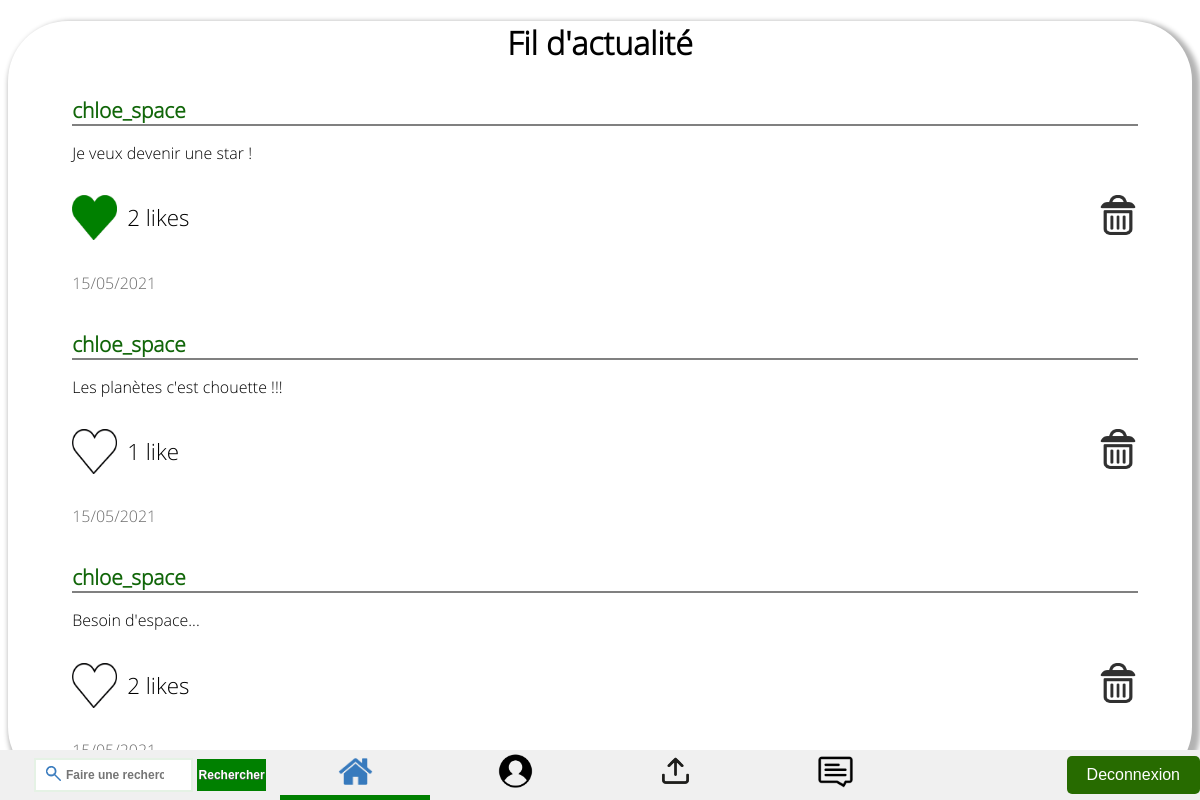
Page /Accueil/home.php (signed in) on the committed database.
### tables this page shows
CREATE TABLE IF NOT EXISTS `publications` (
  `id` int(11) NOT NULL AUTO_INCREMENT,
  `id_member` int(11) NOT NULL,
  `description` text NOT NULL,
  `date` datetime NOT NULL,
  PRIMARY KEY (`id`)
);

CREATE TABLE IF NOT EXISTS `members` (
  `id` int(11) NOT NULL AUTO_INCREMENT,
  `pseudo` varchar(255) NOT NULL,
  `pass` varchar(255) NOT NULL,
  `email` varchar(255) NOT NULL,
  `date_inscription` datetime NOT NULL,
  `admin` tinyint(1) NOT NULL DEFAULT '0',
  PRIMARY KEY (`id`)
);

### Fil_publi/fil_publi.php (the view, shortened to what this page needs)
<?php
	function debutContainer() {
		echo '<div id="container">';
	}
	function finContainer() {
		echo '</div>';
	}
	function isLikedBy($id_publi, $id_member) {
		$bdd = connexionBDD();
		$requete = "SELECT * FROM likes WHERE id_publi=$id_publi AND id_member=$id_member";
		$result = mysqli_query($bdd, $requete);
		if(!$result)
			$row = false;
		else
			$row = mysqli_fetch_assoc($result);
		return (boolean)$row;
	}
	function getNbLikes($id_publi) {
		$bdd = connexionBDD();
		$requete = "SELECT COUNT(id_publi) as nbLikes FROM likes WHERE id_publi=".$id_publi;
		$result = mysqli_query($bdd, $requete);
		if(!$result)
			$nb = false;
		else
			$nb = mysqli_fetch_assoc($result);
		return is_array($nb) ? $nb['nbLikes'] : false;
	}
	function afficher_coeur($id1, $id_publi, $donnees) {
		$liked = isLikedBy($id_publi, $id1);
		if($liked) {
			echo '<input name="coeur_rouge'.$id_publi.'" type="image" src="../Fil_publi/coeur_rouge.png" alt="coeur rouge" />';
		} else {
			echo '<input name="coeur_vide'.$id_publi.'" type="image" src="../Fil_publi/coeur_vide.png" alt="coeur vide" />';
		}
	}
	function preTraiter($str) {
		if (!empty($str)) {
			$str = trim($str);
			$str = htmlentities($str);
			$str = str_replace(["\\r\\n", "\\r", "\\n"], "<br/>", $str);
			$str = stripslashes($str);
		}
		return $str;
	}
	function afficherPublication($id1, $infos, $donnees) {
		if(isset($id1) && isset($infos)) {
			?>
			<div class="publi-container">
				<div class="publi-title">
					<?php echo '<a href="../Profil/profil.php?id='.$infos['m_id'].'">'.$infos['pseudo'].'</a>'; ?>
				</div>
				<div class="publi-desc">
					<p> <?php echo preTraiter($infos['description']); ?></p>
				</div>
				<div class="publi-option-bar">
					<form method="POST" action="<?php echo $_SERVER['REQUEST_URI']; ?>">
						<div class="publi-like">
							<?php
								afficher_coeur($id1, $infos['p_id'], $donnees);
								$nb = getNbLikes($infos['p_id']);
								$nb = !$nb ? 0 : $nb;
								echo '<p>';
								echo ($nb > 1 ? $nb.' likes' : $nb.' like');
								echo '</p>';
							?>
						</div>
					</form>
					<?php if ($infos['m_id'] == $_SESSION['id'] || $_SESSION['admin'] == 1){ ?>
					<div class="supprimer">
						<form action="../Fil_publi/supprimerPubli.php" method="POST">
							<div class="trash">
								<input type="image" src="../Fil_publi/trash-icon.png" alt="delete icon">
							</div>
						</form>
					</div>
					<?php } ?>
				</div>
				<div class="publi-date">
					<p> <?php echo $infos['date']; ?> </p>
				</div>
			</div>
		<?php }
	}
	function afficherFil($id1, $followers, $donnees) {
		$bdd = connexionBDD();
		$requete = "SELECT m.pseudo pseudo, m.admin admin, m.id m_id, p.id p_id, p.*, ".
				   "DATE_FORMAT(p.date, '%d/%m/%Y') date FROM publications ".
				   "p INNER JOIN members m ON p.id_member = m.id";
		for($i=0;$i<count($followers);$i++) {
			if($i == 0)
				$requete = $requete." WHERE m.id=".$followers[$i];
			else
				$requete = $requete." OR m.id=".$followers[$i];
		}
		$requete = $requete." ORDER BY p.id DESC";
		$result = mysqli_query($bdd, $requete);
		echo '<div id="scrolling-container">';
		$row = mysqli_fetch_assoc($result);
		if(!$row) {
			echo "<h1 style=\"text-align:center\">Aucune publication</h1>";
		}
		else {
			do {
				afficherPublication($id1, $row, $donnees);
			} while($row = mysqli_fetch_assoc($result));
		}
		echo '</div>';
	}
?>

### Include/affichage/affichage.php (shortened to what this page needs)
<?php
	function afficherEntete($title, $style, $navBar) { ?>
		<!DOCTYPE html>
		<html lang="fr">
			<head>
				<?php if($navBar == true) { ?>
				<link rel="stylesheet" href="../Include/navbar/navbar.css"/>
				<link rel="stylesheet" href="../BarreRecherche/barreRecherche.css"/>
				<?php }
				if(is_array($style)) {
					foreach($style as $s) {
						echo '<link rel="stylesheet" href="'.$s.'"/>';
					}
				}
				else {
					echo '<link rel="stylesheet" href="'.$style.'"/>';
				} ?>
				<link rel="stylesheet" href="../Include/Font/font.css"/>
			</head>
			<body>
		<?php
		if($navBar == true) {
			require_once('../Include/navbar/navbar.php');
		}
	}
	function afficherFin() {
		echo '</body></html>';
	}
?>

### Include/navbar/navbar.php
<?php
	require_once('../BarreRecherche/barreRechercheFunc.php');
	$page=$_SERVER['PHP_SELF'];
	$debut = "../Include/navbar/icons/";
	$pages = array(
		$debut.'home-icon' => '../Accueil/home.php',
		$debut.'profil-icon' => '../Profil/profil.php',
		$debut.'upload-icon' => '../Publier/publier.php',
		$debut.'msg-icon' => '../Messagerie/messagerie.php');
	echo '<nav>';
	echo '<div style="width:25%">';
	afficherBar("53%", "23%");
	echo '</div>';
	echo '<div id="bar">';
	foreach($pages as $imgUrl => $url) {
		$bool = (basename($url) == basename($page));
		$str = $bool ? "" : "No";
		$imgUrl = $bool ? $imgUrl."-select.png" : $imgUrl.".png";
		echo '<a href="'.$url.'"><span class="Bouton'.$str.'Current"><img class="icon" src="'.$imgUrl.'" alt="icon" /></span></a>';
	}
	echo '</div>';
	echo '<div id="deco-reco">';
	if(!isset($_SESSION['id'])) {
		echo '<a href="../Login/login.php">Connexion</a>';
	}
	else {
		echo '<a href="../Login/deco.php" class="deconnexion-btn">Deconnexion</a>';
	}
	echo '</div>';
	echo '</nav>';
?>

### BarreRecherche/barreRechercheFunc.php (shortened to what this page needs)
<?php
	function afficherBar($width1, $width2) {
		$search = false;
		?>
		<form id="recherche" action="../BarreRecherche/barreRecherche.php" method="GET">
			<input id="barre_search"  style="width:<?php echo $width1; ?>" type="search" name="search" placeholder="Faire une recherche..." autocomplete="off" value="<?php echo $search;?>">
			<input id="submit_search" style="width:<?php echo $width2; ?>" type="submit" name="envoyer" value="Rechercher">
		</form>
	<?php
	}
				?>

### Accueil/home.php (shortened to what this page needs)
<?php
	require_once('../Include/affichage/affichage.php');
	require_once('../Fil_publi/fil_publi.php');
	afficherEntete('Accueil', array('../Fil_publi/fil_publi.css'), true);
	debutContainer();
	echo '<h1 id="titre">Fil d\'actualit&eacute;</h1>';
	$followers = getMyFollowTab($_SESSION['id']);
	afficherFil($_SESSION['id'], $followers, $_POST);
	finContainer();
	afficherFin();
?>

### Include/navbar/navbar.css (style rules this page uses)
nav { display: flex; flex-direction: line; align-items: center; justify-content: space-between; height: 50px; position: fixed; bottom: 0; left: 50%; transform: translateX(-50%); width: 100%; background-color: #f0f0f0; }
#bar { width: 50%; display: flex; justify-content: center; }
#deco-reco { width: 25%; }
#deco-reco a { float: right; }
.BoutonNoCurrent { display: inline-block; height: 50px; width: 150px; line-height: 44px; margin-right: 10px; text-align: center; background: linear-gradient(to top, green 0px, green 5px, transparent 5px) no-repeat; background-size: 0 100%; transition: background-size 0.3s; }
.icon { display: inline-block; width: 35px; vertical-align: middle; margin: auto; margin-top: -5px; }
.BoutonCurrent { display: inline-block; line-height: 44px; height: 50px; width: 150px; margin-right: 10px; text-align: center; border: none; background: linear-gradient(to top, green 0px, green 5px, transparent 5px) no-repeat; background-size: 100% 100%; }
.deconnexion-btn { display: inline-block; padding: 10px 20px; background-color: #276b00; color: white; text-decoration: none; border: none; border-radius: 5px; cursor: pointer; font-family: Arial, sans-serif; }

### BarreRecherche/barreRecherche.css (style rules this page uses)
#barre_search { background: url('../BarreRecherche/search-dark.png') no-repeat 10px 6px #fff; border-width: 2px; border-style: solid; border-color: rgba(0, 128, 0, 0.1); font: bold 12px Arial,Helvetica,Sans-serif; color: green; width: 70%; padding: 8px 15px 8px 30px; }
#submit_search { background: green; border-width: 0px; padding: 9px 0px; width: 20%; cursor: pointer; font: bold 12px Arial, Helvetica; color: white; text-shadow: 0 1px 0 #555; }
#recherche { text-align:center; }

### Fil_publi/fil_publi.css (style rules this page uses)
#container { margin:auto; box-shadow:4px 4px 5px 4px rgba(0, 0, 0, 0.3); border-radius: 60px; }
#titre { text-align:center; }
#scrolling-container { width:90%; margin:0 auto; padding-right:10px; }
.publi-container { display:block; padding:10px; width:100%; margin:0 auto; }
.publi-title { border-bottom:2px solid grey; }
.publi-title a { font-size:1.3em; text-decoration:none; font-weight:bold; color:#116609; }
.publi-option-bar { display:flex; align-items:center; justify-content:space-between; }
.publi-like { display:flex; flex-direction:line; align-items:center; }
.publi-like p { margin-left:10px; font-size:1.4em; }
.publi-date { color:#6e6e6e; }
.publi-like input { width:45px; height:45px; -webkit-animation: scale-in-center 0.5s; animation: scale-in-center 0.5s; }
.trash input { width:40px; height:40px; }

### rows in the picture
publications: id_member.pseudo "chloe_space", str "Je veux devenir une star !", nb "2", date "15/05/2021"
publications: id_member.pseudo "chloe_space", str "Les planètes c'est chouette !!!", nb "1", date "15/05/2021"
publications: id_member.pseudo "chloe_space", str "Besoin d'espace...", nb "2"
